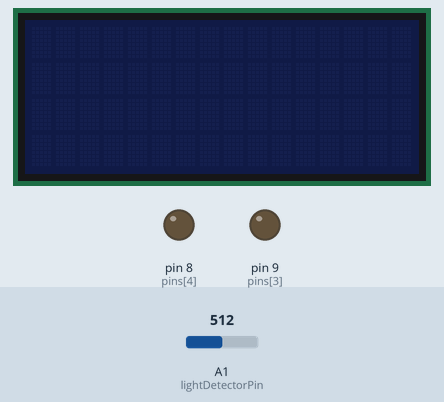
Recording of a sketch running on a simulated Arduino Uno, built with avr-gcc and run on an emulated ATmega328P. On the bench: 16×4 character LCD, output pins drawn as LEDs (lit = HIGH). Wiring (inferred from the names in the program): character LCD (HD44780): RS pin 12; E pin 10; data pin 6, pin 11, pin 7, pin 5. The inputs (shaded band) are chosen by the test bench; at power-on: A1 (lightDetectorPin) = 512. Pins used as bus, display or sensor lines are not drawn.

Above: at 16.2 s.
16.3 s: A1 (lightDetectorPin) set to 497
At 18.03 s:
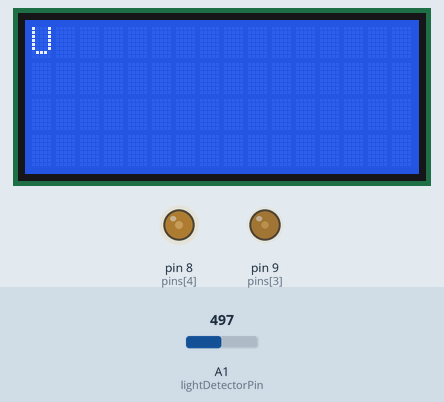
19.3 s: A1 (lightDetectorPin) set to 511
At 20.1 s:
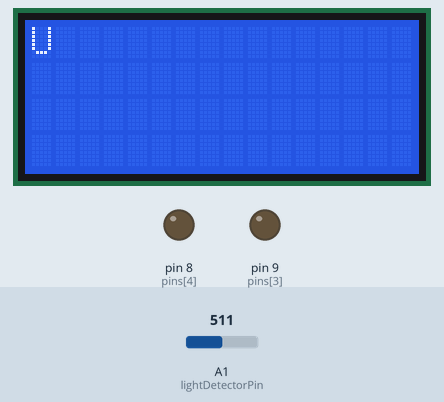
20.8 s: A1 (lightDetectorPin) set to 306
At 21.03 s:
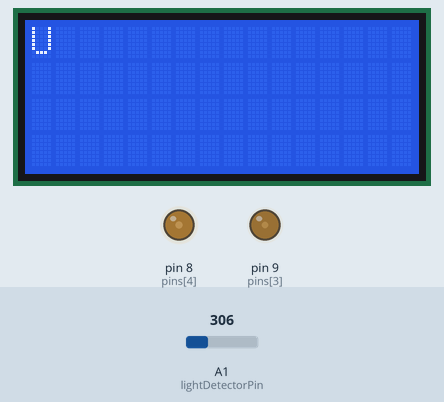
23.8 s: A1 (lightDetectorPin) set to 716
25.3 s: A1 (lightDetectorPin) set to 122
At 25.53 s:
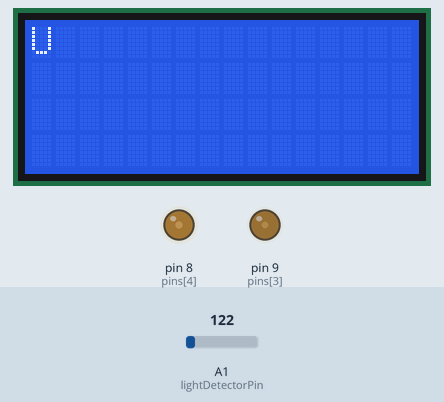
28.3 s: A1 (lightDetectorPin) set to 900
Timing chart, 0 to 30.8 s (numbered marks = the images above; inputs shaded):
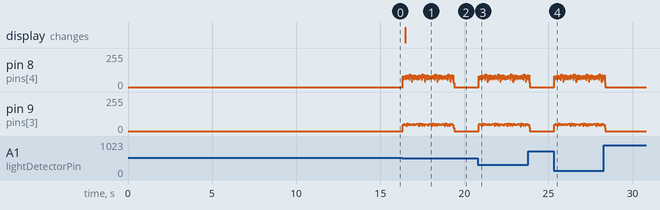

The sketch:

PoV_Display.ino
```cpp
#define N 8

int pins[N] = { 12, 11, 10, 9, 8, 7, 6, 5};
int pinForSensor = 13;
int lightDetectorPin = A1;

int lightBasicVoltage;

const int charHeight = 8;
const int charWidth = 5;

char var;
String outputString;
String defaultString = "abcdefghi";
int firstAsciiSymbol = 32;
int lastAsciiSymbol = 126;

const unsigned char font[95][5] = {
  {0x00, 0x00, 0x00, 0x00, 0x00}, //   0x20 32
  {0x00, 0x00, 0x6f, 0x00, 0x00}, // ! 0x21 33
  {0x00, 0x07, 0x00, 0x07, 0x00}, // " 0x22 34
  {0x14, 0x7f, 0x14, 0x7f, 0x14}, // # 0x23 35
  {0x00, 0x07, 0x04, 0x1e, 0x00}, // $ 0x24 36
  {0x23, 0x13, 0x08, 0x64, 0x62}, // % 0x25 37
  {0x36, 0x49, 0x56, 0x20, 0x50}, // & 0x26 38
  {0x00, 0x00, 0x07, 0x00, 0x00}, // ' 0x27 39
  {0x00, 0x1c, 0x22, 0x41, 0x00}, // ( 0x28 40
  {0x00, 0x41, 0x22, 0x1c, 0x00}, // ) 0x29 41
  {0x14, 0x08, 0x3e, 0x08, 0x14}, // * 0x2a 42
  {0x08, 0x08, 0x3e, 0x08, 0x08}, // + 0x2b 43
  {0x00, 0x50, 0x30, 0x00, 0x00}, // , 0x2c 44
  {0x08, 0x08, 0x08, 0x08, 0x08}, // - 0x2d 45
  {0x00, 0x60, 0x60, 0x00, 0x00}, // . 0x2e 46
  {0x20, 0x10, 0x08, 0x04, 0x02}, // / 0x2f 47
  {0x3e, 0x51, 0x49, 0x45, 0x3e}, // 0 0x30 48
  {0x00, 0x42, 0x7f, 0x40, 0x00}, // 1 0x31 49
  {0x42, 0x61, 0x51, 0x49, 0x46}, // 2 0x32 50
  {0x21, 0x41, 0x45, 0x4b, 0x31}, // 3 0x33 51
  {0x18, 0x14, 0x12, 0x7f, 0x10}, // 4 0x34 52
  {0x27, 0x45, 0x45, 0x45, 0x39}, // 5 0x35 53
  {0x3c, 0x4a, 0x49, 0x49, 0x30}, // 6 0x36 54
  {0x01, 0x71, 0x09, 0x05, 0x03}, // 7 0x37 55
  {0x36, 0x49, 0x49, 0x49, 0x36}, // 8 0x38 56
  {0x06, 0x49, 0x49, 0x29, 0x1e}, // 9 0x39 57
  {0x00, 0x36, 0x36, 0x00, 0x00}, // : 0x3a 58
  {0x00, 0x56, 0x36, 0x00, 0x00}, // ; 0x3b 59
  {0x08, 0x14, 0x22, 0x41, 0x00}, // < 0x3c 60
  {0x14, 0x14, 0x14, 0x14, 0x14}, // = 0x3d 61
  {0x00, 0x41, 0x22, 0x14, 0x08}, // > 0x3e 62
  {0x02, 0x01, 0x51, 0x09, 0x06}, // ? 0x3f 63
  {0x3e, 0x41, 0x5d, 0x49, 0x4e}, // @ 0x40 64
  {0x7e, 0x09, 0x09, 0x09, 0x7e}, // A 0x41 65
  {0x7f, 0x49, 0x49, 0x49, 0x36}, // B 0x42 66
  {0x3e, 0x41, 0x41, 0x41, 0x22}, // C 0x43 67
  {0x7f, 0x41, 0x41, 0x41, 0x3e}, // D 0x44 68
  {0x7f, 0x49, 0x49, 0x49, 0x41}, // E 0x45 69
  {0x7f, 0x09, 0x09, 0x09, 0x01}, // F 0x46 70
  {0x3e, 0x41, 0x49, 0x49, 0x7a}, // G 0x47 71
  {0x7f, 0x08, 0x08, 0x08, 0x7f}, // H 0x48 72
  {0x00, 0x41, 0x7f, 0x41, 0x00}, // I 0x49 73
  {0x20, 0x40, 0x41, 0x3f, 0x01}, // J 0x4a 74
  {0x7f, 0x08, 0x14, 0x22, 0x41}, // K 0x4b 75
  {0x7f, 0x40, 0x40, 0x40, 0x40}, // L 0x4c 76
  {0x7f, 0x02, 0x0c, 0x02, 0x7f}, // M 0x4d 77
  {0x7f, 0x04, 0x08, 0x10, 0x7f}, // N 0x4e 78
  {0x3e, 0x41, 0x41, 0x41, 0x3e}, // O 0x4f 79
  {0x7f, 0x09, 0x09, 0x09, 0x06}, // P 0x50 80
  {0x3e, 0x41, 0x51, 0x21, 0x5e}, // Q 0x51 81
  {0x7f, 0x09, 0x19, 0x29, 0x46}, // R 0x52 82
  {0x46, 0x49, 0x49, 0x49, 0x31}, // S 0x53 83
  {0x01, 0x01, 0x7f, 0x01, 0x01}, // T 0x54 84
  {0x3f, 0x40, 0x40, 0x40, 0x3f}, // U 0x55 85
  {0x0f, 0x30, 0x40, 0x30, 0x0f}, // V 0x56 86
  {0x3f, 0x40, 0x30, 0x40, 0x3f}, // W 0x57 87
  {0x63, 0x14, 0x08, 0x14, 0x63}, // X 0x58 88
  {0x07, 0x08, 0x70, 0x08, 0x07}, // Y 0x59 89
  {0x61, 0x51, 0x49, 0x45, 0x43}, // Z 0x5a 90
  {0x3c, 0x4a, 0x49, 0x29, 0x1e}, // [ 0x5b 91
  {0x02, 0x04, 0x08, 0x10, 0x20}, // \ 0x5c 92
  {0x00, 0x41, 0x7f, 0x00, 0x00}, // ] 0x5d 93
  {0x04, 0x02, 0x01, 0x02, 0x04}, // ^ 0x5e 94
  {0x40, 0x40, 0x40, 0x40, 0x40}, // _ 0x5f 95
  {0x00, 0x00, 0x03, 0x04, 0x00}, // ` 0x60 96
  {0x30, 0x48, 0x49, 0x49, 0x7f}, // a 0x61 97
  {0x7f, 0x48, 0x44, 0x44, 0x38}, // b 0x62 98
  {0x7e, 0x72, 0x61, 0x61, 0x60}, // c 0x63 99
  {0x30, 0x48, 0x48, 0x48, 0x3e}, // d 0x64 100
  {0x3e, 0x8a, 0x8a, 0x8a, 0x0e}, // e 0x65 101
  {0x08, 0xff, 0x09, 0x01, 0x03}, // f 0x66 102
  {0x0c, 0x52, 0x52, 0x52, 0x3e}, // g 0x67 103
  {0x7f, 0x08, 0x04, 0x04, 0x78}, // h 0x68 104
  {0x00, 0x00, 0xfd, 0x00, 0x00}, // i 0x69 105
  {0x20, 0x40, 0x44, 0x3d, 0x00}, // j 0x6a 106
  {0x00, 0x7f, 0x10, 0x28, 0x44}, // k 0x6b 107
  {0x00, 0x40, 0xff, 0x40, 0x00}, // l 0x6c 108
  {0x7c, 0x04, 0x18, 0x04, 0x78}, // m 0x6d 109
  {0x7c, 0x08, 0x04, 0x04, 0x78}, // n 0x6e 110
  {0x3e, 0x41, 0x41, 0x41, 0x3e}, // o 0x6f 111
  {0x7c, 0x14, 0x14, 0x14, 0x08}, // p 0x70 112
  {0x08, 0x14, 0x14, 0x18, 0x7c}, // q 0x71 113
  {0x7c, 0x08, 0x04, 0x04, 0x08}, // r 0x72 114
  {0x48, 0x54, 0x54, 0x54, 0x20}, // s 0x73 115
  {0x04, 0x3f, 0x44, 0x40, 0x20}, // t 0x74 116
  {0x3f, 0x40, 0x40, 0x40, 0x3f}, // u 0x75 117
  {0x1c, 0x20, 0x40, 0x20, 0x1c}, // v 0x76 118
  {0x3c, 0x40, 0x30, 0x40, 0x3c}, // w 0x77 119
  {0x44, 0x28, 0x10, 0x28, 0x44}, // x 0x78 120
  {0x0c, 0x50, 0x50, 0x50, 0x3c}, // y 0x79 121
  {0x44, 0x64, 0x54, 0x4c, 0x44}, // z 0x7a 122
  {0x00, 0x08, 0x36, 0x41, 0x41}, // { 0x7b 123
  {0x00, 0x00, 0x7f, 0x00, 0x00}, // | 0x7c 124
  {0x41, 0x41, 0x36, 0x08, 0x00}, // } 0x7d 125
  {0x04, 0x02, 0x04, 0x08, 0x04}, // ~ 0x7e 126
};

void setup() {
  pinMode(pinForSensor, OUTPUT);
  for (int i = 0; i < N; i++) {
    pinMode(pins[i], OUTPUT);
  }
  digitalWrite(pinForSensor, HIGH);

  Serial.begin(9600);
  delay(10000);
  if (Serial.available()) {
    while (Serial.available()) {
      var = Serial.read();
      outputString += String(var);
      delay(10);
    }
  } else {
    outputString = defaultString;
  }
  lightBasicVoltage = getLightBasicVoltage();
}

void loop() {
  if (analogRead(lightDetectorPin) < lightBasicVoltage) {
   printMessage();
  }
}

void printMessage() {
  for (int k = 0; k < outputString.length(); k++) {
    printLetter(outputString.charAt(k));
  }
  delay(2);
}

void printLetter(char ch)
{
  if (ch < firstAsciiSymbol || ch > lastAsciiSymbol) {
    ch = firstAsciiSymbol;
  }
  ch -= firstAsciiSymbol;
  for (int i = 0; i < charWidth; i++) {
    byte b = font[ch][i];
    for (int j = 0; j < charHeight; j++) {
      digitalWrite(pins[j], bitRead(b, 7 - j));
    }
    delay(1);
  }
  for (int i = 0; i < N; i++) {
    digitalWrite(pins[i] , LOW);
  }
  delay(5);
}

int getLightBasicVoltage() {
  int iterations = 10;
  int difVoltage = 5;
  int tempVoltage = 0;
  for (int i = 0; i < iterations; i++) {
    tempVoltage += analogRead(lightDetectorPin);
    delay(500);
  }
  return tempVoltage / iterations - difVoltage;
}
```

Measured:
- the behaviour switches between 507 and 506 on A1 (lightDetectorPin) (found by bisection; images 0 and 1)
